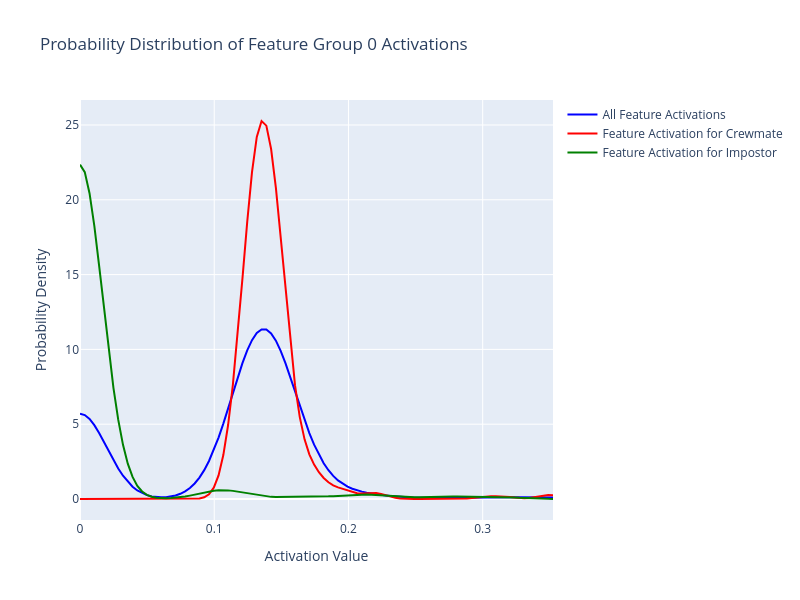

Notebook code for this chart:
### Code cell
outs = agent_logs_df['honest_feature_group_0']
fig = go.Figure()

# Create bins for KDE calculation
bins = np.linspace(min(outs), max(outs), 100)

# Calculate KDE for all data
all_kde = gaussian_kde(outs)
all_y = all_kde(bins)
fig.add_trace(go.Scatter(
    x=bins,
    y=all_y,
    name='All Feature Activations',
    mode='lines',
    line=dict(color='blue', width=2)
))

# Calculate KDE for crewmate data
crewmate_data = outs[agent_logs_df['is_crewmate'] == 1]
if len(crewmate_data) > 0:
    crewmate_kde = gaussian_kde(crewmate_data)
    crewmate_y = crewmate_kde(bins)
    fig.add_trace(go.Scatter(
        x=bins,
        y=crewmate_y,
        name='Feature Activation for Crewmate',
        mode='lines',
        line=dict(color='red', width=2)
    ))

# Calculate KDE for impostor data
impostor_data = outs[agent_logs_df['is_crewmate'] == 0]
if len(impostor_data) > 0:
    impostor_kde = gaussian_kde(impostor_data)
    impostor_y = impostor_kde(bins)
    fig.add_trace(go.Scatter(
        x=bins,
        y=impostor_y,
        name='Feature Activation for Impostor',
        mode='lines',
        line=dict(color='green', width=2)
    ))

fig.update_layout(
    title='Probability Distribution of Feature Group 0 Activations',
    xaxis_title='Activation Value',
    yaxis_title='Probability Density',
    width=800,
    height=600
)
fig.show()
